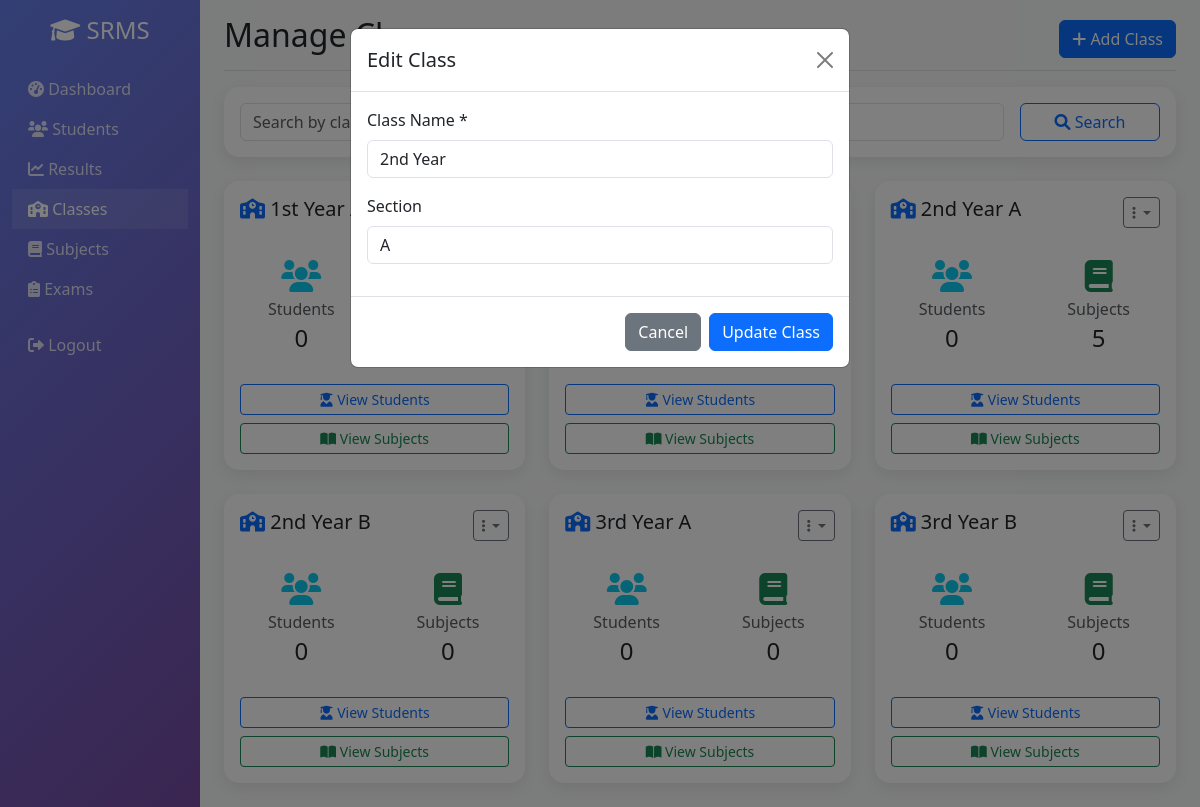
The app's page /classes.php?edit=3 (signed in) with its own data.
### tables this page shows
CREATE TABLE `classes` (
  `id` int(11) NOT NULL AUTO_INCREMENT,
  `class_name` varchar(50) NOT NULL,
  `section` varchar(10) DEFAULT NULL,
  `created_at` timestamp NOT NULL DEFAULT current_timestamp(),
  PRIMARY KEY (`id`),
  UNIQUE KEY `class_name_section` (`class_name`, `section`)
);

### includes/functions.php (called while the page is built, shortened)
<?php
include_once 'db.php';
function sanitize($data) {
    global $conn;
    return htmlspecialchars(strip_tags(trim($conn->real_escape_string($data))));
}
?>

### classes.php (the view, shortened to what this page needs)
<?php
include_once 'includes/functions.php';
$edit_class = null;
if (isset($_GET['edit'])) {
    $id = sanitize($_GET['edit']);
    $sql = "SELECT * FROM classes WHERE id = ?";
    $stmt = $conn->prepare($sql);
    $stmt->bind_param("i", $id);
    $stmt->execute();
    $result = $stmt->get_result();
    $edit_class = $result->fetch_assoc();
}
$page = isset($_GET['page']) ? (int)$_GET['page'] : 1;
$limit = 20;
$offset = ($page - 1) * $limit;
$sql = "SELECT c.*,
        (SELECT COUNT(*) FROM students WHERE class_id = c.id) as student_count,
        (SELECT COUNT(*) FROM subjects WHERE class_id = c.id) as subject_count
        FROM classes c";
$sql .= " ORDER BY c.class_name, c.section LIMIT $limit OFFSET $offset";
$classes = $conn->query($sql);
?>
<!DOCTYPE html>
<html lang="en">
<head>
    <link href="https://cdn.jsdelivr.net/npm/bootstrap@5.3.0/dist/css/bootstrap.min.css" rel="stylesheet">
    <link rel="stylesheet" href="https://cdnjs.cloudflare.com/ajax/libs/font-awesome/6.0.0/css/all.min.css">
</head>
<body>
    <div class="container-fluid">
        <div class="row">
            <nav class="col-md-3 col-lg-2 d-md-block sidebar collapse">
                <div class="position-sticky pt-3">
                    <div class="text-center mb-4">
                        <h4 class="text-white">
                            <i class="fas fa-graduation-cap"></i> SRMS
                        </h4>
                    </div>
                    <ul class="nav flex-column">
                        <li class="nav-item">
                            <a class="nav-link" href="index.php">
                                <i class="fas fa-tachometer-alt"></i> Dashboard
                            </a>
                        </li>
                        <li class="nav-item">
                            <a class="nav-link" href="students.php">
                                <i class="fas fa-users"></i> Students
                            </a>
                        </li>
                        <li class="nav-item">
                            <a class="nav-link" href="results.php">
                                <i class="fas fa-chart-line"></i> Results
                            </a>
                        </li>
                        <li class="nav-item">
                            <a class="nav-link active" href="classes.php">
                                <i class="fas fa-school"></i> Classes
                            </a>
                        </li>
                        <li class="nav-item">
                            <a class="nav-link" href="subjects.php">
                                <i class="fas fa-book"></i> Subjects
                            </a>
                        </li>
                        <li class="nav-item">
                            <a class="nav-link" href="exams.php">
                                <i class="fas fa-clipboard-list"></i> Exams
                            </a>
                        </li>
                        <li class="nav-item mt-3">
                            <a class="nav-link" href="logout.php">
                                <i class="fas fa-sign-out-alt"></i> Logout
                            </a>
                        </li>
                    </ul>
                </div>
            </nav>
            <main class="col-md-9 ms-sm-auto col-lg-10 px-md-4 main-content">
                <div class="d-flex justify-content-between flex-wrap flex-md-nowrap align-items-center pt-3 pb-2 mb-3 border-bottom">
                    <h1 class="h2">Manage Classes</h1>
                    <div class="btn-toolbar mb-2 mb-md-0">
                        <button type="button" class="btn btn-primary" data-bs-toggle="modal" data-bs-target="#addClassModal">
                            <i class="fas fa-plus"></i> Add Class
                        </button>
                    </div>
                </div>
                <div class="card mb-4">
                    <div class="card-body">
                        <form method="GET" class="row g-3">
                            <div class="col-md-10">
                            </div>
                            <div class="col-md-2">
                                <button type="submit" class="btn btn-outline-primary w-100">
                                    <i class="fas fa-search"></i> Search
                                </button>
                            </div>
                        </form>
                    </div>
                </div>
                <div class="row">
                    <?php while ($class = $classes->fetch_assoc()): ?>
                    <div class="col-md-6 col-lg-4 mb-4">
                        <div class="card h-100">
                            <div class="card-body">
                                <div class="d-flex justify-content-between align-items-start mb-3">
                                    <h5 class="card-title mb-0">
                                        <i class="fas fa-school text-primary"></i>
                                        <?php echo htmlspecialchars($class['class_name'] . ' ' . $class['section']); ?>
                                    </h5>
                                    <div class="dropdown">
                                        <button class="btn btn-sm btn-outline-secondary dropdown-toggle" type="button" data-bs-toggle="dropdown">
                                            <i class="fas fa-ellipsis-v"></i>
                                        </button>
                                    </div>
                                </div>
                                <div class="row mb-3">
                                    <div class="col-6">
                                        <div class="stat-card">
                                            <i class="fas fa-users text-info fa-2x mb-2"></i>
                                            <h6 class="text-muted mb-1">Students</h6>
                                            <h4 class="mb-0"><?php echo $class['student_count']; ?></h4>
                                        </div>
                                    </div>
                                    <div class="col-6">
                                        <div class="stat-card">
                                            <i class="fas fa-book text-success fa-2x mb-2"></i>
                                            <h6 class="text-muted mb-1">Subjects</h6>
                                            <h4 class="mb-0"><?php echo $class['subject_count']; ?></h4>
                                        </div>
                                    </div>
                                </div>
                                <div class="d-grid gap-2">
                                    <a href="class_students.php?id=<?php echo $class['id']; ?>" class="btn btn-outline-primary btn-sm">
                                        <i class="fas fa-user-graduate"></i> View Students
                                    </a>
                                    <a href="class_subjects.php?id=<?php echo $class['id']; ?>" class="btn btn-outline-success btn-sm">
                                        <i class="fas fa-book-open"></i> View Subjects
                                    </a>
                                </div>
                            </div>
                        </div>
                    </div>
                    <?php endwhile; ?>
                </div>
            </main>
        </div>
    </div>
    <?php if ($edit_class): ?>
    <div class="modal fade show" id="editClassModal" tabindex="-1" style="display: block; background: rgba(0,0,0,0.5);">
        <div class="modal-dialog">
            <div class="modal-content">
                <div class="modal-header">
                    <h5 class="modal-title">Edit Class</h5>
                    <a href="classes.php" class="btn-close"></a>
                </div>
                <form method="POST">
                    <div class="modal-body">
                        <div class="mb-3">
                            <label class="form-label">Class Name *</label>
                            <input type="text" class="form-control" name="class_name" value="<?php echo $edit_class['class_name']; ?>" required>
                        </div>
                        <div class="mb-3">
                            <label class="form-label">Section</label>
                            <input type="text" class="form-control" name="section" value="<?php echo $edit_class['section']; ?>">
                        </div>
                    </div>
                    <div class="modal-footer">
                        <a href="classes.php" class="btn btn-secondary">Cancel</a>
                        <button type="submit" name="edit_class" class="btn btn-primary">Update Class</button>
                    </div>
                </form>
            </div>
        </div>
    </div>
    <?php endif; ?>
</body>
</html>

### classes.php (style rules this page uses)
.sidebar { min-height: 100vh; background: linear-gradient(135deg, #667eea 0%, #764ba2 100%); }
.sidebar .nav-link { color: rgba(255, 255, 255, 0.8); transition: all 0.3s; }
.sidebar .nav-link:hover, .sidebar .nav-link.active { color: white; background: rgba(255, 255, 255, 0.1); }
.main-content { background-color: #f8f9fa; min-height: 100vh; }
.card { border: none; border-radius: 15px; box-shadow: 0 5px 15px rgba(0, 0, 0, 0.08); }
.stat-card { background: white; border-radius: 10px; padding: 1rem; text-align: center; }

### records on screen
classes: class_name+section "1st Year A", student_count "0"
classes: class_name+section "2nd Year A", student_count "0", subject_count "5", class_name "2nd Year", section "A"
classes: class_name+section "2nd Year B", student_count "0", subject_count "0"
classes: class_name+section "3rd Year A", student_count "0", subject_count "0"
classes: class_name+section "3rd Year B", student_count "0", subject_count "0"
